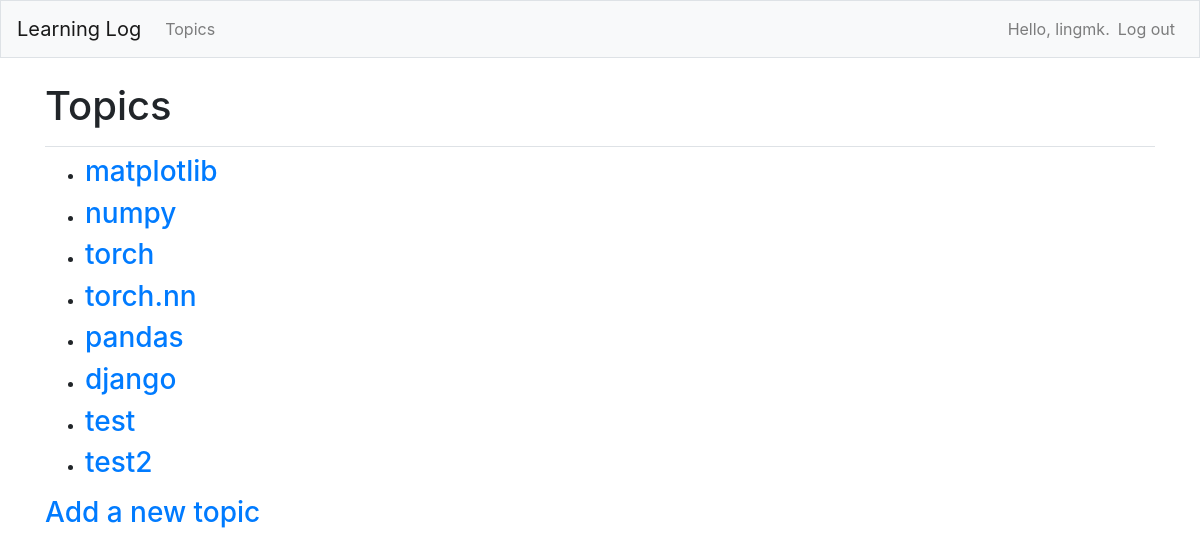
Page /topics/ (signed in) on the earlier database version.
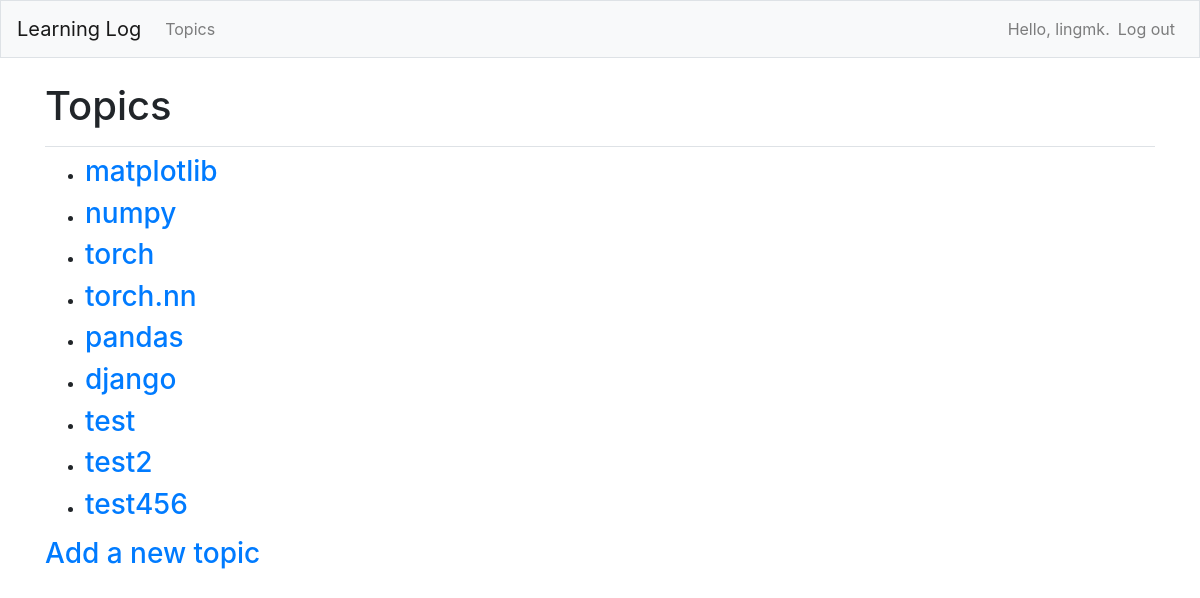
Same page on the later database version.
### learning_logs/models.py (models this page shows)
class Topic(models.Model):
    text = models.CharField(max_length=200)  # 主题内容
    date_added = models.DateTimeField(auto_now_add=True)  # 创建时间
    owner = models.ForeignKey(User, on_delete=models.CASCADE)  # 所属用户
    def __str__(self):
        return self.text

### learning_logs/views.py (the view)
# urls.py: path('topics/', views.topics, name='topics'),
@login_required
def topics(request):
    topics = Topic.objects.filter(owner=request.user).order_by('date_added')
    context = {'topics': topics}
    return render(request, 'learning_logs/topics.html', context)

### learning_logs/templates/learning_logs/topics.html
{% extends "learning_logs/base.html" %}
{% load bootstrap4 %}
{% block page_header %}
  <h1>Topics</h1>
{% endblock page_header %}
{% block content %}
  <ul>
    {% for topic in topics %}
      <li><h3>
        <a href="{% url 'learning_logs:topic' topic.id %}">{{ topic }}</a>
      </h3></li>
    {% empty %}
      <li><h3>No topics have been added yet.</h3></li>
    {% endfor %}
  </ul>
  <h3><a href="{% url 'learning_logs:new_topic' %}">Add a new topic</a></h3>
{% endblock content %}

### learning_logs/templates/learning_logs/base.html (shortened to what this page needs)
{% load bootstrap4 %}
<!doctype html>
<html lang="en">
<head>
  <link rel="stylesheet" href="https://cdn.staticfile.org/twitter-bootstrap/4.3.1/css/bootstrap.min.css">
</head>
<body>
  <nav class="navbar navbar-expand-md navbar-light bg-light mb-4 border">
    <a class="navbar-brand" href="{% url 'learning_logs:index'%}">
        Learning Log</a>
    <div class="collapse navbar-collapse" id="navbarCollapse">
      <ul class="navbar-nav mr-auto">
        <li class="nav-item">
          <a class="nav-link" href="{% url 'learning_logs:topics'%}">
              Topics</a></li>
      </ul>
      <ul class="navbar-nav ml-auto">
        {% if user.is_authenticated %}
          <li class="nav-item">
            <span class="navbar-text"}">Hello, {{ user.username }}.</span>
          </li>
          <li class="nav-item">
            <a class="nav-link" href="{% url 'users:logout' %}">Log out</a>
          </li>
        {% else %}
          <li class="nav-item">
            <a class="nav-link" href="{% url 'users:register' %}">Register</a>
          </li>
          <li class="nav-item">
            <a class="nav-link" href="{% url 'users:login' %}">Log in</a></li>
        {% endif %}
      </ul>
    </div>
  </nav>
  <main role="main" class="container">
    <div class="pb-2 mb-2 border-bottom">
      {% block page_header %}{% endblock page_header %}
    </div>
    <div>
      {% block content %}{% endblock content %}
    </div>
  </main>
</body>
</html>

Differences in the rows shown:
added Topic: text "test456"
